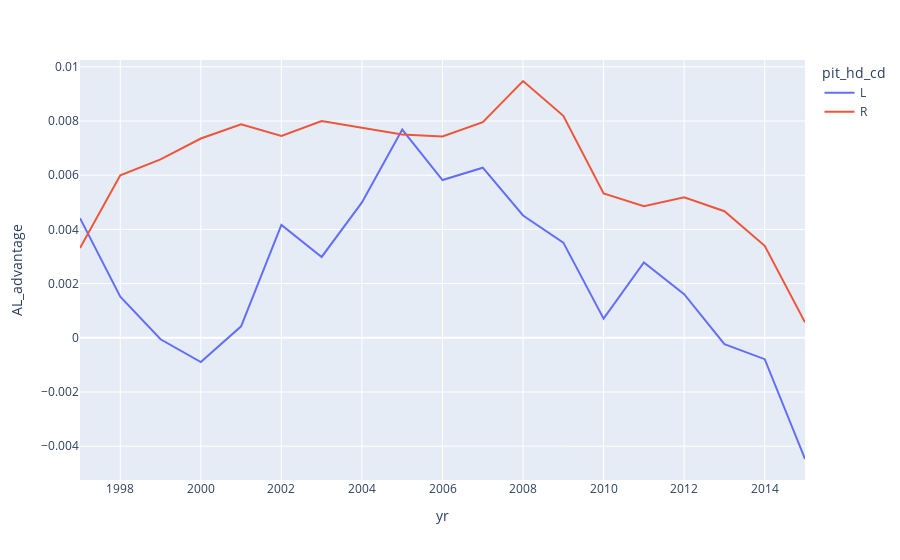

Write notebook code for a chart like this one.
### Code cell
by_handed = pd.DataFrame({hd: compute_platoon_split(hd, 'pit') for hd in ['L', 'R']}).unstack().rename('AL_advantage')
by_handed.index.names = ['pit_hd_cd', 'yr']
fig = px.line(by_handed.reset_index(), x='yr', y='AL_advantage', color='pit_hd_cd')
fig.update_layout(hovermode="x")
fig.show()

### Figure 1 — Plotly figure (JSON) as saved in the notebook; plotly's stock layout.template omitted (floating-point values rounded to 4 significant figures)
{"data": [{"hovertemplate": "pit_hd_cd=L<br>yr=%{x}<br>AL_advantage=%{y}<extra></extra>", "legendgroup": "L", "line": {"color": "#636efa", "dash": "solid"}, "mode": "lines", "name": "L", "orientation": "v", "showlegend": true, "type": "scatter", "x": [1997, 1998, 1999, 2000, 2001, 2002, 2003, 2004, 2005, 2006, 2007, 2008, 2009, 2010, 2011, 2012, 2013, 2014, 2015], "xaxis": "x", "y": [0.004415, 0.001514, -5.494e-05, -0.0008965, 0.0004241, 0.004166, 0.002984, 0.004998, 0.007686, 0.005823, 0.006277, 0.004515, 0.003512, 0.0007066, 0.002778, 0.00161, -0.0002325, -0.000788, -0.004472], "yaxis": "y"}, {"hovertemplate": "pit_hd_cd=R<br>yr=%{x}<br>AL_advantage=%{y}<extra></extra>", "legendgroup": "R", "line": {"color": "#EF553B", "dash": "solid"}, "mode": "lines", "name": "R", "orientation": "v", "showlegend": true, "type": "scatter", "x": [1997, 1998, 1999, 2000, 2001, 2002, 2003, 2004, 2005, 2006, 2007, 2008, 2009, 2010, 2011, 2012, 2013, 2014, 2015], "xaxis": "x", "y": [0.003311, 0.005998, 0.006582, 0.007355, 0.007878, 0.007453, 0.008002, 0.007751, 0.0075, 0.007429, 0.007961, 0.009477, 0.008191, 0.005328, 0.004858, 0.005188, 0.004671, 0.003397, 0.0005687], "yaxis": "y"}], "layout": {"hovermode": "x", "legend": {"title": {"text": "pit_hd_cd"}, "tracegroupgap": 0}, "margin": {"t": 60}, "xaxis": {"anchor": "y", "domain": [0, 1], "title": {"text": "yr"}}, "yaxis": {"anchor": "x", "domain": [0, 1], "title": {"text": "AL_advantage"}}}}
